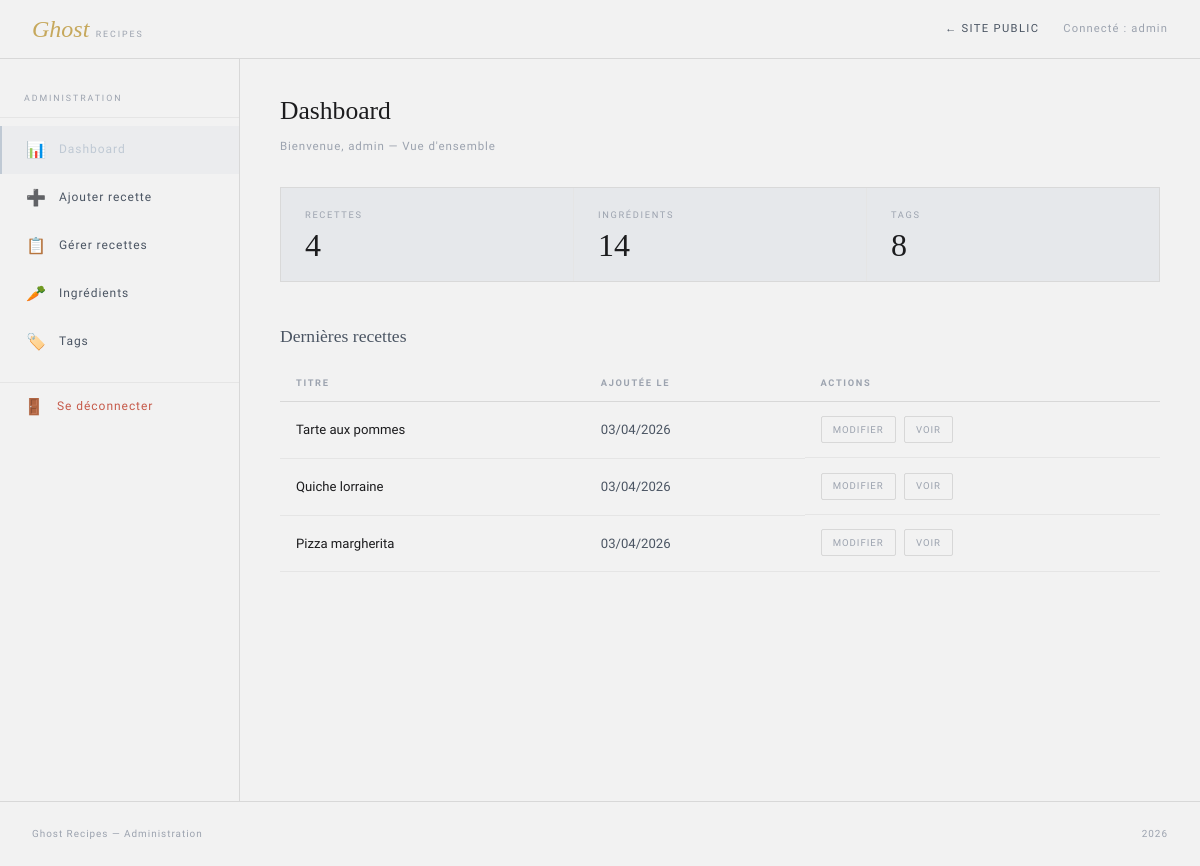
Screenshot of /admin/dashboard.php (signed in) with the database file from the repository.
### tables this page shows
CREATE TABLE recette (
    id          INT AUTO_INCREMENT PRIMARY KEY,
    titre       VARCHAR(100) NOT NULL,
    description TEXT         NOT NULL,
    photo       VARCHAR(255),               
    created_at  DATETIME DEFAULT CURRENT_TIMESTAMP,
    updated_at  DATETIME DEFAULT CURRENT_TIMESTAMP ON UPDATE CURRENT_TIMESTAMP
);

### classes/Recette.php (called while the page is built, shortened)
<?php
class Recette extends Element {
    public static function getAll($pdo) {
        $stmt = $pdo->query("SELECT * FROM recette ORDER BY created_at DESC");
        return $stmt->fetchAll(PDO::FETCH_ASSOC);
    }
}
?>

### classes/Ingredient.php (called while the page is built, shortened)
<?php
class Ingredient extends Element {
    public static function getAll($pdo) {
        $stmt = $pdo->query("SELECT * FROM ingredient ORDER BY nom");
        return $stmt->fetchAll(PDO::FETCH_ASSOC);
    }
}
?>

### classes/Tag.php (called while the page is built, shortened)
<?php
class Tag extends Element {
    public static function getAll($pdo) {
        $stmt = $pdo->query("SELECT * FROM tag ORDER BY nom");
        return $stmt->fetchAll(PDO::FETCH_ASSOC);
    }
}
?>

### admin/dashboard.php (the view, shortened to what this page needs)
<?php
require_once "../config/db.php";
require_once "../classes/Recette.php";
require_once "../classes/Ingredient.php";
require_once "../classes/Tag.php";
$nb_recettes    = count(Recette::getAll($pdo));
$nb_ingredients = count(Ingredient::getAll($pdo));
$nb_tags        = count(Tag::getAll($pdo));
$stmt = $pdo->query("SELECT * FROM recette ORDER BY created_at DESC LIMIT 3");
$dernieres = $stmt->fetchAll(PDO::FETCH_ASSOC);
require_once "header_admin.php";
?>
<h1 class="admin-title">Dashboard</h1>
<p class="admin-sub">Bienvenue, <?= htmlspecialchars($_SESSION['login']) ?> — Vue d'ensemble</p>
<div class="stat-cards">
    <div class="stat-card">
        <div class="stat-card-label">Recettes</div>
        <div class="stat-card-val"><?= $nb_recettes ?></div>
    </div>
    <div class="stat-card">
        <div class="stat-card-label">Ingrédients</div>
        <div class="stat-card-val"><?= $nb_ingredients ?></div>
    </div>
    <div class="stat-card">
        <div class="stat-card-label">Tags</div>
        <div class="stat-card-val"><?= $nb_tags ?></div>
    </div>
</div>
<h2 style="font-family:'Playfair Display',serif; font-weight:400; font-size:1.1rem; margin-bottom:1rem; color:var(--text2);">
    Dernières recettes
</h2>
<table class="recipe-table">
    <thead>
        <tr>
            <th>Titre</th>
            <th>Ajoutée le</th>
            <th>Actions</th>
        </tr>
    </thead>
    <tbody>
        <?php foreach ($dernieres as $r): ?>
        <tr>
            <td class="td-title"><?= htmlspecialchars($r['titre']) ?></td>
            <td><?= date('d/m/Y', strtotime($r['created_at'])) ?></td>
            <td class="table-actions">
                <a href="edit_recette.php?id=<?= $r['id'] ?>" class="tbl-btn">Modifier</a>
                <a href="../recette.php?id=<?= $r['id'] ?>" class="tbl-btn" target="_blank">Voir</a>
            </td>
        </tr>
        <?php endforeach; ?>
    </tbody>
</table>
<?php require_once "footer_admin.php"; ?>

### public/css/style.css (style rules this page uses)
:root { --bg: #F2F2F2; --bg2: #E6E8EB; --bg3: #DDE3EA; --surface: #FFFFFF; --surface2: #F7F7F8; --border: rgba(30, 30, 30, 0.06); --border2: rgba(30, 30, 30, 0.12); --text: #1C1C1E; --text2: #4B5563; --text3: #9CA3AF; --rose: #BFC9D4; --rose2: #94A3B8; --rose-bg: rgba(191, 201, 212, 0.15); --gold: #C6A85C; --gold2: #A88C3F; --gold-bg: rgba(198, 168, 92, 0.12); --red: #C65A4A; --red-bg: rgba(198, 90, 74, 0.12); --green: #5F8F7B; --green-bg: rgba(95, 143, 123, 0.12); }
* { box-sizing: border-box; margin: 0; padding: 0; }
body { background: var(--bg); color: var(--text); font-family: 'Source Sans 3', sans-serif; font-weight: 300; line-height: 1.6; min-height: 100vh; }
a { text-decoration: none; color: inherit; }
.admin-title { font-family: 'Playfair Display', serif; font-size: 1.6rem; font-weight: 400; margin-bottom: 0.3rem; }
.admin-sub { font-size: 0.72rem; color: var(--text3); letter-spacing: 0.08em; margin-bottom: 2rem; }
.stat-cards { display: grid; grid-template-columns: repeat(3, 1fr); gap: 1px; background: var(--border); border: 1px solid var(--border); margin-bottom: 2.5rem; }
.stat-card { background: var(--bg2); padding: 1.25rem 1.5rem; }
.stat-card-label { font-size: 0.58rem; letter-spacing: 0.18em; text-transform: uppercase; color: var(--text3); margin-bottom: 0.4rem; }
.stat-card-val { font-family: 'Playfair Display', serif; font-size: 2rem; color: var(--text); line-height: 1; }
.recipe-table { width: 100%; border-collapse: collapse; }
.recipe-table th { font-size: 0.58rem; letter-spacing: 0.18em; text-transform: uppercase; color: var(--text3); text-align: left; padding: 0.6rem 1rem; border-bottom: 1px solid var(--border2); }
.recipe-table td { padding: 0.9rem 1rem; border-bottom: 1px solid var(--border); font-size: 0.82rem; color: var(--text2); vertical-align: middle; }
.td-title { font-size: 0.95rem; color: var(--text) !important; }
.table-actions { display: flex; gap: 0.5rem; }
.tbl-btn { font-size: 0.6rem; letter-spacing: 0.1em; text-transform: uppercase; padding: 0.3rem 0.7rem; border: 1px solid var(--border2); border-radius: 2px; color: var(--text3); }

### rows the page displays
recette: titre "Tarte aux pommes", created_at "03/04/2026"
recette: titre "Quiche lorraine", created_at "03/04/2026"
recette: titre "Pizza margherita", created_at "03/04/2026"

### other values shown
$_SESSION['login'] "admin"
$nb_recettes "4"
$nb_ingredients "14"
$nb_tags "8"
